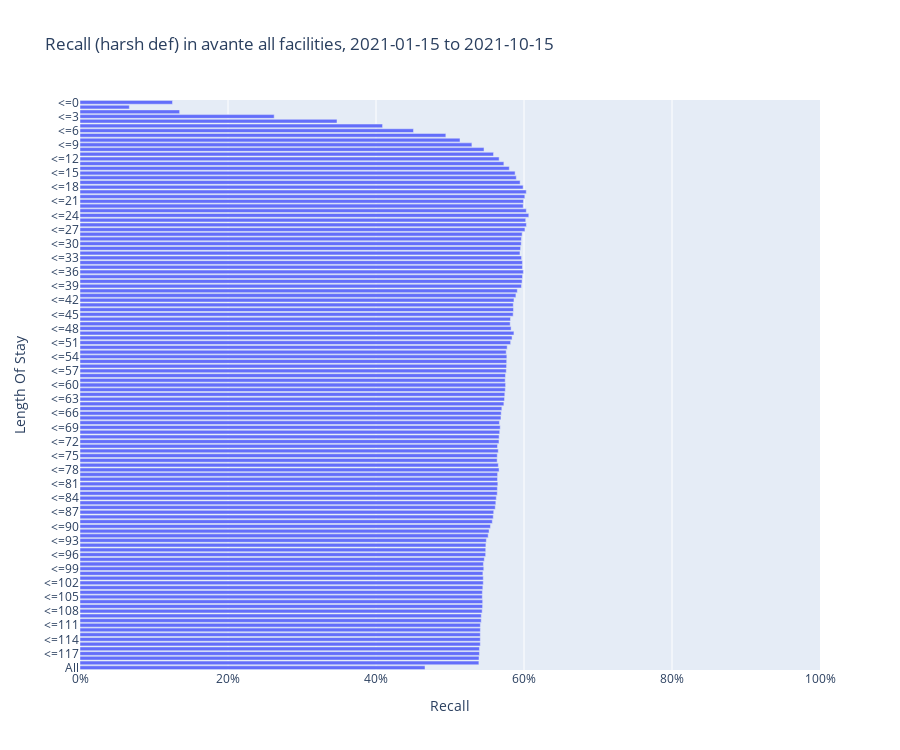

Notebook code for this chart:
### Markdown cell above
## Harsh Recall "<=0” “<=1”, “<=2”, …, “<=119"

### Code cell
y = [f'<={i}' for i in range(0,121)]
y[120] = 'All'

fig = px.bar(
    df, x="fraction_rth", y=y, 
    labels={
        'y':'Length Of Stay', 
        'fraction_rth': 'Recall'
    }, 
    height=graph_height, orientation='h',
    title=f"Recall (harsh def) in {CLIENT} all facilities, {date_range}"
)
fig['layout']['yaxis']['autorange'] = "reversed"
fig['layout']['xaxis']['tickformat'] = ',.0%'
fig['layout']['xaxis']['range'] = [0,1]
fig.update_traces( textposition='outside')

fig.show()

### Figure 1 — Plotly figure (JSON) as saved in the notebook; plotly's stock layout.template omitted (floating-point values rounded to 4 significant figures)
{"data": [{"alignmentgroup": "True", "hovertemplate": "Recall=%{x}<br>Length Of Stay=%{y}<extra></extra>", "legendgroup": "", "marker": {"color": "#636efa", "pattern": {"shape": ""}}, "name": "", "offsetgroup": "", "orientation": "h", "showlegend": false, "textposition": "outside", "type": "bar", "x": [0.125, 0.06667, 0.1346, 0.2624, 0.3473, 0.4089, 0.4506, 0.4944, 0.5135, 0.5296, 0.546, 0.5588, 0.5664, 0.5728, 0.5801, 0.588, 0.5896, 0.5948, 0.5988, 0.6031, 0.6011, 0.5993, 0.5989, 0.6031, 0.6065, 0.6023, 0.6033, 0.6013, 0.5975, 0.5965, 0.5963, 0.5954, 0.5946, 0.5967, 0.5979, 0.5979, 0.5991, 0.598, 0.5974, 0.5966, 0.591, 0.5891, 0.5864, 0.5855, 0.5858, 0.5854, 0.5818, 0.5813, 0.5826, 0.5864, 0.5839, 0.5819, 0.5773, 0.5759, 0.5768, 0.5766, 0.5764, 0.5761, 0.575, 0.5746, 0.5751, 0.5748, 0.5741, 0.5737, 0.5728, 0.57, 0.5692, 0.5689, 0.5668, 0.5679, 0.5672, 0.5664, 0.5662, 0.5642, 0.5652, 0.5639, 0.5637, 0.5653, 0.5663, 0.5643, 0.5642, 0.5647, 0.564, 0.5639, 0.5626, 0.5619, 0.5611, 0.5591, 0.5585, 0.5572, 0.5547, 0.5528, 0.5516, 0.5491, 0.5485, 0.5483, 0.5482, 0.5464, 0.5452, 0.5457, 0.5445, 0.545, 0.545, 0.5444, 0.5438, 0.5437, 0.5442, 0.5441, 0.5435, 0.5423, 0.5422, 0.541, 0.541, 0.5409, 0.5409, 0.5409, 0.5398, 0.5398, 0.5392, 0.539, 0.4662], "xaxis": "x", "y": ["<=0", "<=1", "<=2", "<=3", "<=4", "<=5", "<=6", "<=7", "<=8", "<=9", "<=10", "<=11", "<=12", "<=13", "<=14", "<=15", "<=16", "<=17", "<=18", "<=19", "<=20", "<=21", "<=22", "<=23", "<=24", "<=25", "<=26", "<=27", "<=28", "<=29", "<=30", "<=31", "<=32", "<=33", "<=34", "<=35", "<=36", "<=37", "<=38", "<=39", "<=40", "<=41", "<=42", "<=43", "<=44", "<=45", "<=46", "<=47", "<=48", "<=49", "<=50", "<=51", "<=52", "<=53", "<=54", "<=55", "<=56", "<=57", "<=58", "<=59", "<=60", "<=61", "<=62", "<=63", "<=64", "<=65", "<=66", "<=67", "<=68", "<=69", "<=70", "<=71", "<=72", "<=73", "<=74", "<=75", "<=76", "<=77", "<=78", "<=79", "<=80", "<=81", "<=82", "<=83", "<=84", "<=85", "<=86", "<=87", "<=88", "<=89", "<=90", "<=91", "<=92", "<=93", "<=94", "<=95", "<=96", "<=97", "<=98", "<=99", "<=100", "<=101", "<=102", "<=103", "<=104", "<=105", "<=106", "<=107", "<=108", "<=109", "<=110", "<=111", "<=112", "<=113", "<=114", "<=115", "<=116", "<=117", "<=118", "<=119", "All"], "yaxis": "y"}], "layout": {"barmode": "relative", "height": 750, "legend": {"tracegroupgap": 0}, "title": {"text": "Recall (harsh def) in avante all facilities, 2021-01-15 to 2021-10-15"}, "xaxis": {"anchor": "y", "domain": [0, 1], "range": [0, 1], "tickformat": ",.0%", "title": {"text": "Recall"}}, "yaxis": {"anchor": "x", "autorange": "reversed", "domain": [0, 1], "title": {"text": "Length Of Stay"}}}}
